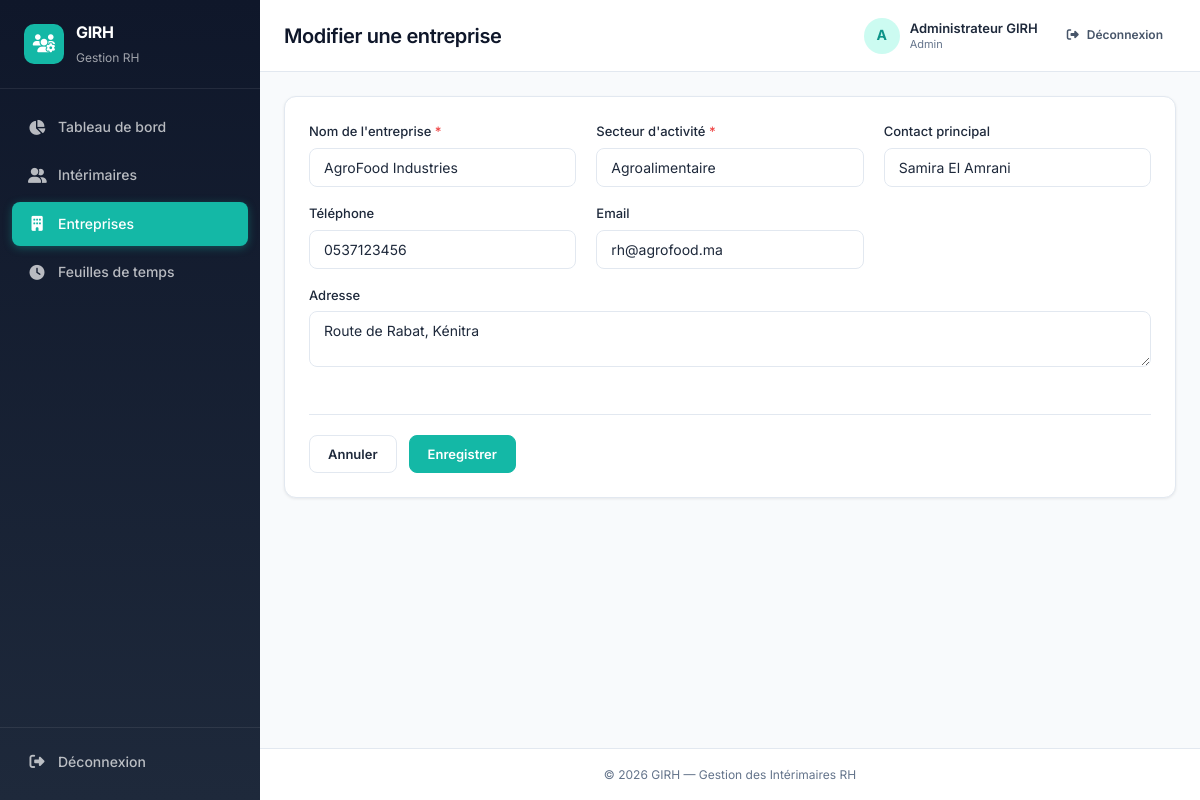
/entreprise_modifier.php?id=3 (signed in), run on the app's committed database.
### tables this page shows
CREATE TABLE IF NOT EXISTS entreprises (
    id INT AUTO_INCREMENT PRIMARY KEY,
    nom_entreprise VARCHAR(200) NOT NULL,
    secteur_activite VARCHAR(100) NOT NULL,
    adresse TEXT,
    telephone VARCHAR(20),
    email VARCHAR(150),
    contact_principal VARCHAR(150),
    created_at TIMESTAMP DEFAULT CURRENT_TIMESTAMP
);

### entreprise_modifier.php (called while the page is built, shortened)
<?php
require_once __DIR__ . '/php/entreprises.php';
$id = (int) ($_GET['id'] ?? 0);
$entreprise = getEntrepriseById($id);
$errors = [];
$data = $entreprise;
include __DIR__ . '/includes/header.php';
include __DIR__ . '/includes/entreprise_form.php';
include __DIR__ . '/includes/footer.php';

### php/entreprises.php (called while the page is built, shortened)
<?php
require_once __DIR__ . '/config.php';
function getEntrepriseById(int $id): ?array
{
    $pdo = getPDO();
    $stmt = $pdo->prepare('SELECT * FROM entreprises WHERE id = :id');
    $stmt->execute(['id' => $id]);
    $result = $stmt->fetch();
    return $result ?: null;
}

### php/config.php (called while the page is built, shortened)
<?php
function e(?string $value): string
{
    return htmlspecialchars($value ?? '', ENT_QUOTES, 'UTF-8');
}

### includes/entreprise_form.php (the view, shortened to what this page needs)
<?php
$isEdit = isset($entreprise);
$formAction = $isEdit ? 'entreprise_modifier.php?id=' . (int) $entreprise['id'] : 'entreprise_ajouter.php';
?>
<div class="card">
    <div class="card-body">
        <form method="POST" action="<?= e($formAction) ?>" class="form" id="entrepriseForm" novalidate>
            <div class="form-grid">
                <div class="form-group">
                    <label for="nom_entreprise">Nom de l'entreprise <span class="required">*</span></label>
                    <input type="text" id="nom_entreprise" name="nom_entreprise"
                           class="form-control <?= isset($errors['nom_entreprise']) ? 'is-invalid' : '' ?>"
                           value="<?= e($data['nom_entreprise']) ?>" required>
                </div>
                <div class="form-group">
                    <label for="secteur_activite">Secteur d'activité <span class="required">*</span></label>
                    <input type="text" id="secteur_activite" name="secteur_activite" list="secteurs-list"
                           class="form-control <?= isset($errors['secteur_activite']) ? 'is-invalid' : '' ?>"
                           value="<?= e($data['secteur_activite']) ?>" required>
                </div>
                <div class="form-group">
                    <label for="contact_principal">Contact principal</label>
                    <input type="text" id="contact_principal" name="contact_principal" class="form-control"
                           value="<?= e($data['contact_principal'] ?? '') ?>">
                </div>
                <div class="form-group">
                    <label for="telephone">Téléphone</label>
                    <input type="tel" id="telephone" name="telephone"
                           class="form-control <?= isset($errors['telephone']) ? 'is-invalid' : '' ?>"
                           value="<?= e($data['telephone'] ?? '') ?>">
                </div>
                <div class="form-group">
                    <label for="email">Email</label>
                    <input type="email" id="email" name="email"
                           class="form-control <?= isset($errors['email']) ? 'is-invalid' : '' ?>"
                           value="<?= e($data['email'] ?? '') ?>">
                </div>
                <div class="form-group full-width">
                    <label for="adresse">Adresse</label>
                    <textarea id="adresse" name="adresse" class="form-control" rows="2"><?= e($data['adresse'] ?? '') ?></textarea>
                </div>
            </div>
            <div class="form-actions">
                <a href="entreprises.php" class="btn btn-outline">Annuler</a>
                <button type="submit" class="btn btn-primary"><?= $isEdit ? 'Enregistrer' : 'Ajouter' ?></button>
            </div>
        </form>
    </div>
</div>

### css/style.css (style rules this page uses)
:root { --slate-900: #0F172A; --slate-800: #1E293B; --slate-600: #475569; --slate-500: #64748B; --slate-200: #E2E8F0; --slate-100: #F1F5F9; --slate-50: #F8FAFC; --white: #FFFFFF; --accent: #14B8A6; --accent-hover: #0D9488; --accent-light: #CCFBF1; --blue-accent: #0EA5E9; --success: #10B981; --success-bg:#D1FAE5; --warning: #F59E0B; --warning-bg:#FEF3C7; --danger: #EF4444; --danger-bg: #FEE2E2; --sidebar-width: 260px; --topbar-height: 72px; --radius: 12px; --radius-sm: 8px; --shadow: 0 1px 3px rgba(0, 0, 0, 0.08); --shadow-md: 0 4px 16px rgba(15, 23, 42, 0.08); --transition: 0.2s ease; }
* { margin: 0; padding: 0; box-sizing: border-box; }
body { font-family: 'Inter', -apple-system, BlinkMacSystemFont, sans-serif; background: var(--slate-50); color: var(--slate-800); line-height: 1.6; font-size: 14px; -webkit-font-smoothing: antialiased; }
a { color: var(--accent); text-decoration: none; transition: color var(--transition); }
.card { background: var(--white); border-radius: var(--radius); box-shadow: var(--shadow); margin-bottom: 24px; border: 1px solid var(--slate-200); overflow: hidden; }
.card-body { padding: 24px; }
.btn { display: inline-flex; align-items: center; justify-content: center; gap: 8px; padding: 9px 18px; border-radius: var(--radius-sm); font-size: 13px; font-weight: 600; font-family: inherit; border: 1px solid transparent; cursor: pointer; transition: all var(--transition); text-decoration: none; white-space: nowrap; line-height: 1.4; }
.btn-primary { background: var(--accent); color: var(--white); border-color: var(--accent); }
.btn-outline { background: var(--white); color: var(--slate-800); border-color: var(--slate-200); }
.form-group { margin-bottom: 16px; }
.form-group label { display: block; margin-bottom: 6px; font-weight: 500; font-size: 13px; color: var(--slate-800); }
.required { color: var(--danger); }
.form-control { width: 100%; padding: 10px 14px; border: 1px solid var(--slate-200); border-radius: var(--radius-sm); font-size: 14px; font-family: inherit; color: var(--slate-800); background: var(--white); transition: border-color var(--transition), box-shadow var(--transition); }
.form-grid { display: grid; grid-template-columns: repeat(auto-fit, minmax(240px, 1fr)); gap: 0 20px; }
.form-grid .full-width { grid-column: 1 / -1; }
.form-actions { display: flex; gap: 12px; margin-top: 24px; padding-top: 20px; border-top: 1px solid var(--slate-200); }

### data on the page
entreprises: nom_entreprise "AgroFood Industries", secteur_activite "Agroalimentaire", contact_principal "Samira El Amrani", telephone "0537123456", email "rh@agrofood.ma", adresse "Route de Rabat, Kénitra"

### other printed values
APP_NAME "GIRH"
$pageTitle "Modifier une entreprise"
substr($currentUser['nom'], 0, 1) "A"
$currentUser['nom'] "Administrateur GIRH"
$currentUser['role'] "Admin"
APP_SUBTITLE "Gestion des Intérimaires RH"
